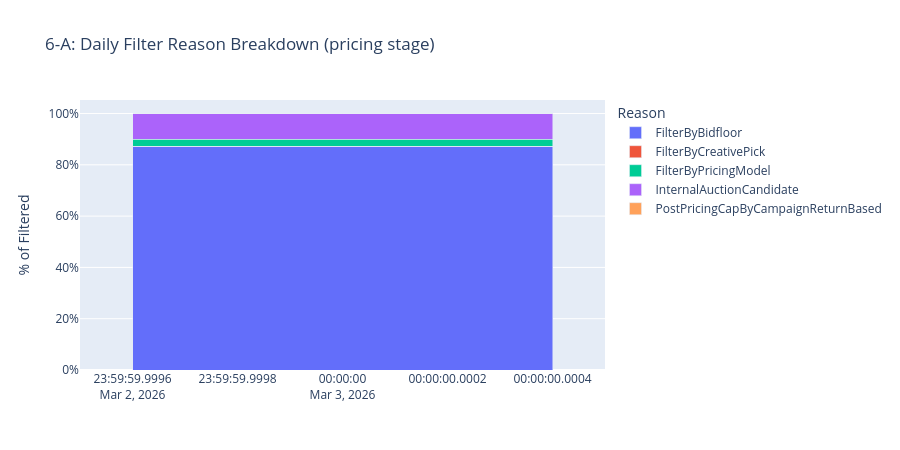

Here is the notebook cell this chart was saved with:
### Markdown cell above
### 6-A. Bid Filter — Pricing (post-pricing stage)

### Code cell
if not resolved_campaign_ids:
    print('⏭️ No campaigns resolved — skipping')
    df_6a = pd.DataFrame()
else:
    _camp_in_pricing = sql_in_clause(resolved_campaign_ids, 'cand.campaign_id')
    q_6a = f"""
    WITH pricing_data AS (
      SELECT
        DATE(timestamp) AS date,
        cand.campaign_id,
        cand.candidate_result,
        cand.core.reason AS core_reason,
        COUNT(*) AS cnt
      FROM `focal-elf-631.prod_stream_view.pricing`,
        UNNEST(pricing.candidates) AS cand
      WHERE DATE(timestamp) BETWEEN DATE_SUB(CURRENT_DATE(), INTERVAL 7 DAY) AND CURRENT_DATE()
        {_camp_in_pricing}
      GROUP BY 1, 2, 3, 4
    )
    SELECT *, ROUND(100.0 * cnt / SUM(cnt) OVER (PARTITION BY date, campaign_id), 2) AS pct_of_day
    FROM pricing_data
    ORDER BY date DESC, cnt DESC
    """
    df_6a = run_query(q_6a, '6-A Bid Filter (pricing)')
    if not df_6a.empty:
        PASSED_RESULTS = {'CommitBid', 'InternalAuctionWinner'}
        passed_mask = df_6a['candidate_result'].isin(PASSED_RESULTS)
        filtered_df = df_6a[~passed_mask]

        if not filtered_df.empty:
            chart_df = filtered_df.groupby(['date', 'candidate_result'])['cnt'].sum().reset_index()
            daily_total = chart_df.groupby('date')['cnt'].transform('sum')
            chart_df['pct'] = (chart_df['cnt'] / daily_total * 100).round(2)
            chart_df['date'] = chart_df['date'].astype(str)
            fig = px.bar(chart_df, x='date', y='pct', color='candidate_result',
                         title='6-A: Daily Filter Reason Breakdown (pricing stage)',
                         labels={'pct': '% of Filtered', 'date': '', 'candidate_result': 'Reason'},
                         hover_data=['cnt'])
            fig.update_layout(barmode='stack', yaxis_ticksuffix='%', height=450)
            fig.show()
    df_6a

### Figure 1 — Plotly figure (JSON) as saved in the notebook; plotly's stock layout.template omitted (floating-point values rounded to 4 significant figures)
{"data": [{"customdata": [[6830945]], "hovertemplate": "Reason=FilterByBidfloor<br>=%{x}<br>% of Filtered=%{y}<br>cnt=%{customdata[0]}<extra></extra>", "legendgroup": "FilterByBidfloor", "marker": {"color": "#636efa", "pattern": {"shape": ""}}, "name": "FilterByBidfloor", "orientation": "v", "showlegend": true, "textposition": "auto", "type": "bar", "x": ["2026-03-03"], "xaxis": "x", "y": [87.25], "yaxis": "y"}, {"customdata": [[1360]], "hovertemplate": "Reason=FilterByCreativePick<br>=%{x}<br>% of Filtered=%{y}<br>cnt=%{customdata[0]}<extra></extra>", "legendgroup": "FilterByCreativePick", "marker": {"color": "#EF553B", "pattern": {"shape": ""}}, "name": "FilterByCreativePick", "orientation": "v", "showlegend": true, "textposition": "auto", "type": "bar", "x": ["2026-03-03"], "xaxis": "x", "y": [0.02], "yaxis": "y"}, {"customdata": [[204905]], "hovertemplate": "Reason=FilterByPricingModel<br>=%{x}<br>% of Filtered=%{y}<br>cnt=%{customdata[0]}<extra></extra>", "legendgroup": "FilterByPricingModel", "marker": {"color": "#00cc96", "pattern": {"shape": ""}}, "name": "FilterByPricingModel", "orientation": "v", "showlegend": true, "textposition": "auto", "type": "bar", "x": ["2026-03-03"], "xaxis": "x", "y": [2.62], "yaxis": "y"}, {"customdata": [[788894]], "hovertemplate": "Reason=InternalAuctionCandidate<br>=%{x}<br>% of Filtered=%{y}<br>cnt=%{customdata[0]}<extra></extra>", "legendgroup": "InternalAuctionCandidate", "marker": {"color": "#ab63fa", "pattern": {"shape": ""}}, "name": "InternalAuctionCandidate", "orientation": "v", "showlegend": true, "textposition": "auto", "type": "bar", "x": ["2026-03-03"], "xaxis": "x", "y": [10.08], "yaxis": "y"}, {"customdata": [[3154]], "hovertemplate": "Reason=PostPricingCapByCampaignReturnBased<br>=%{x}<br>% of Filtered=%{y}<br>cnt=%{customdata[0]}<extra></extra>", "legendgroup": "PostPricingCapByCampaignReturnBased", "marker": {"color": "#FFA15A", "pattern": {"shape": ""}}, "name": "PostPricingCapByCampaignReturnBased", "orientation": "v", "showlegend": true, "textposition": "auto", "type": "bar", "x": ["2026-03-03"], "xaxis": "x", "y": [0.04], "yaxis": "y"}], "layout": {"barmode": "stack", "height": 450, "legend": {"title": {"text": "Reason"}, "tracegroupgap": 0}, "title": {"text": "6-A: Daily Filter Reason Breakdown (pricing stage)"}, "xaxis": {"anchor": "y", "domain": [0, 1], "title": {"text": ""}}, "yaxis": {"anchor": "x", "domain": [0, 1], "ticksuffix": "%", "title": {"text": "% of Filtered"}}}}
